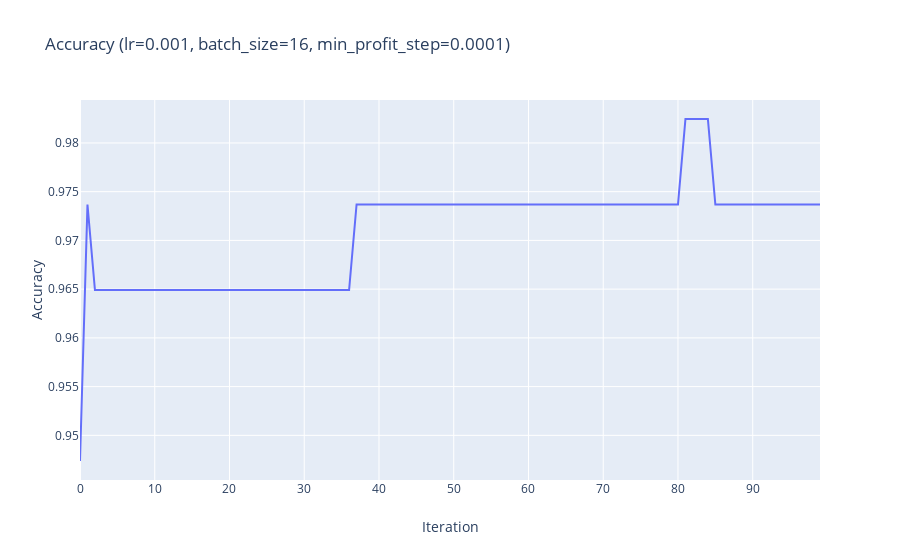

This figure's notebook cell:
### Markdown cell above
Realized algorithm

### Code cell
lr=0.001
batch_size=16
min_profit_step=0.0001
logr = LogRegression(lr=lr, batch_size=batch_size, max_iterations=100, min_profit_step=min_profit_step)
accuracy_v = logr.fit(X_train, y_train, X_val, y_val)
print(f"Accuracy: {accuracy_score(logr.predict(X_val), y_val)}")
trace = go.Scatter(x=np.arange(len(accuracy_v)), y=accuracy_v)
fig = go.Figure(data=[trace], layout=go.Layout(title=f'Accuracy (lr={lr}, batch_size={batch_size}, min_profit_step={min_profit_step})'))
fig.update_xaxes(title_text="Iteration")
fig.update_yaxes(title_text="Accuracy")
iplot(fig)

### Figure 1 — Plotly figure (JSON) as saved in the notebook; plotly's stock layout.template omitted (floating-point values rounded to 4 significant figures)
{"data": [{"type": "scatter", "x": [0, 1, 2, 3, 4, 5, 6, 7, 8, 9, 10, 11, 12, 13, 14, 15, 16, 17, 18, 19, 20, 21, 22, 23, 24, 25, 26, 27, 28, 29, 30, 31, 32, 33, 34, 35, 36, 37, 38, 39, 40, 41, 42, 43, 44, 45, 46, 47, 48, 49, 50, 51, 52, 53, 54, 55, 56, 57, 58, 59, 60, 61, 62, 63, 64, 65, 66, 67, 68, 69, 70, 71, 72, 73, 74, 75, 76, 77, 78, 79, 80, 81, 82, 83, 84, 85, 86, 87, 88, 89, 90, 91, 92, 93, 94, 95, 96, 97, 98, 99], "y": [0.9474, 0.9737, 0.9649, 0.9649, 0.9649, 0.9649, 0.9649, 0.9649, 0.9649, 0.9649, 0.9649, 0.9649, 0.9649, 0.9649, 0.9649, 0.9649, 0.9649, 0.9649, 0.9649, 0.9649, 0.9649, 0.9649, 0.9649, 0.9649, 0.9649, 0.9649, 0.9649, 0.9649, 0.9649, 0.9649, 0.9649, 0.9649, 0.9649, 0.9649, 0.9649, 0.9649, 0.9649, 0.9737, 0.9737, 0.9737, 0.9737, 0.9737, 0.9737, 0.9737, 0.9737, 0.9737, 0.9737, 0.9737, 0.9737, 0.9737, 0.9737, 0.9737, 0.9737, 0.9737, 0.9737, 0.9737, 0.9737, 0.9737, 0.9737, 0.9737, 0.9737, 0.9737, 0.9737, 0.9737, 0.9737, 0.9737, 0.9737, 0.9737, 0.9737, 0.9737, 0.9737, 0.9737, 0.9737, 0.9737, 0.9737, 0.9737, 0.9737, 0.9737, 0.9737, 0.9737, 0.9737, 0.9825, 0.9825, 0.9825, 0.9825, 0.9737, 0.9737, 0.9737, 0.9737, 0.9737, 0.9737, 0.9737, 0.9737, 0.9737, 0.9737, 0.9737, 0.9737, 0.9737, 0.9737, 0.9737]}], "layout": {"title": {"text": "Accuracy (lr=0.001, batch_size=16, min_profit_step=0.0001)"}, "xaxis": {"title": {"text": "Iteration"}}, "yaxis": {"title": {"text": "Accuracy"}}}}
